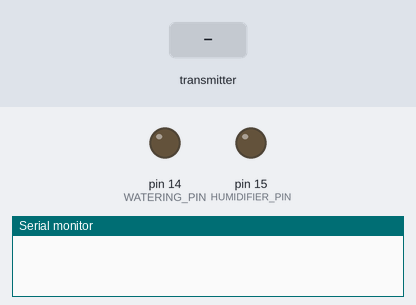
The sketch below on a simulated Arduino Uno, built with avr-gcc and run on an emulated ATmega328P. On the bench: output pins drawn as LEDs (lit = HIGH), the last lines printed to the serial monitor. Inputs (shaded band) come from the test bench. No radio packets arrive unless stated.

Above: at 1.2 s.
1.3 s: the transmitter starts sending data.2 = 25
At 2.5 s:
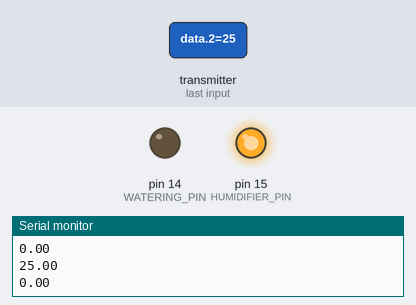
2.8 s: the transmitter starts sending data.3 = 50
At 3.9 s:
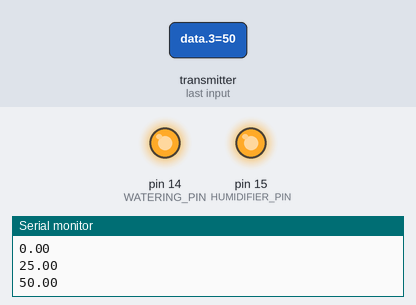
4.3 s: the transmitter starts sending data.2 = 100
At 7.1 s:
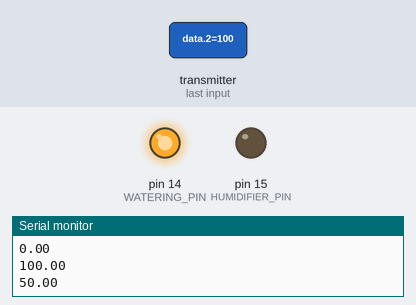
Timing chart, 0 to 8.6 s (numbered marks = the images above; inputs shaded):
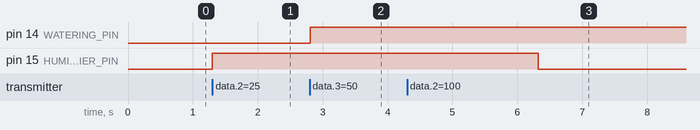

Measured:
- after the input at 1.3 s, pin 15 (HUMIDIFIER_PIN): LOW → HIGH at once
- after the input at 2.8 s, pin 14 (WATERING_PIN): LOW → HIGH at once
- after the input at 4.3 s, pin 15 (HUMIDIFIER_PIN): HIGH → LOW after 2.0 s

The sketch:

main_nrf.ino
```cpp
#include <SPI.h>
#include <nRF24L01.h>
#include <RF24.h>

#define WATERING_PIN 14
#define HUMIDIFIER_PIN 15
#define SOIL_PIN A4

RF24 radio(9, 10);
const uint64_t pipe = 0xF0F1F2F3F4LL;

bool enableWatering = false;
unsigned long wateringTime = 0;

bool enableHumidifier = false;
unsigned long humidifierTime = 0;

const float MIN_AIR_HUMIDIRY = 35;
const float MIN_SOIL_HUMIDITY = 400;
const float WATERING_TIME = 10000;
const float HUMIDIFIER_TIME = 5000;

int serial_putc( char c, FILE * ) {
  Serial.write( c );
  return c;
}

void printf_begin(void) {
  fdevopen( &serial_putc, 0 );
}

void setup() {
  Serial.begin(9600);
  printf_begin();
  radio.printDetails();

  radio.begin();
  radio.setChannel(0);
  delay(2);

  radio.setChannel(0);
  radio.setDataRate(RF24_1MBPS);
  radio.setPALevel(RF24_PA_HIGH);

  radio.startListening();

  radio.openReadingPipe(1, pipe);
  radio.printDetails();

  pinMode(WATERING_PIN, OUTPUT);
  pinMode(HUMIDIFIER_PIN, OUTPUT);
}

void loop() {
  if (enableWatering && millis() - wateringTime > WATERING_TIME) {
    enableWatering = false;
    digitalWrite(WATERING_PIN, LOW);
  }

  if (enableHumidifier && millis() - humidifierTime > HUMIDIFIER_TIME) {
    enableHumidifier = false;
    digitalWrite(HUMIDIFIER_PIN, LOW);
  }

  if (radio.available()) {
    float data[4];
    radio.read(&data, sizeof(data));

    Serial.println(data[1]);
    Serial.println(data[2]);
    Serial.println(data[3]);
    Serial.println();

    if (data[3] < MIN_SOIL_HUMIDITY && data[3] != 0 && !enableWatering) {
      digitalWrite(WATERING_PIN, HIGH);
      enableWatering = true;
      wateringTime = millis();
    }

    if (data[2] < MIN_AIR_HUMIDIRY && data[2] != 0 && !enableHumidifier) {
      digitalWrite(HUMIDIFIER_PIN, HIGH);
      enableHumidifier = true;
      humidifierTime = millis();
    }

    delay(500);
  }
}
```
